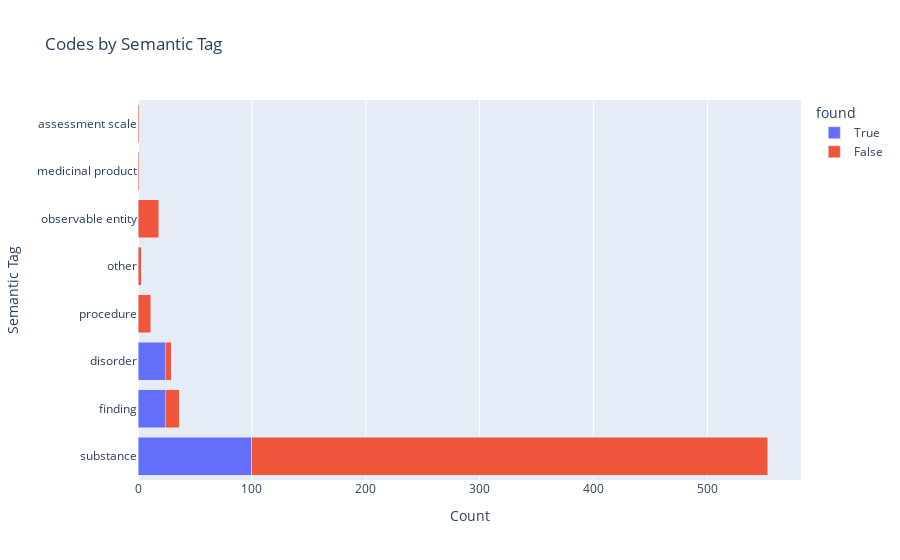

Source (notebook cell):
### Code cell
import plotly.express as px
fx = px.bar(aux,
            y='semantic_tag', x='count', color='found',
            orientation='h',
            barmode='stack',  # Add this line to stack the bars
            title='Codes by Semantic Tag',
            labels={'count': 'Count', 'semantic_tag': 'Semantic Tag'})
fx.show()

### Figure 1 — Plotly figure (JSON) as saved in the notebook; plotly's stock layout.template omitted (floating-point values rounded to 4 significant figures)
{"data": [{"alignmentgroup": "True", "hovertemplate": "found=True<br>Count=%{x}<br>Semantic Tag=%{y}<extra></extra>", "legendgroup": "True", "marker": {"color": "#636efa", "pattern": {"shape": ""}}, "name": "True", "offsetgroup": "True", "orientation": "h", "showlegend": true, "textposition": "auto", "type": "bar", "x": [100, 24, 24], "xaxis": "x", "y": ["substance", "finding", "disorder"], "yaxis": "y"}, {"alignmentgroup": "True", "hovertemplate": "found=False<br>Count=%{x}<br>Semantic Tag=%{y}<extra></extra>", "legendgroup": "False", "marker": {"color": "#EF553B", "pattern": {"shape": ""}}, "name": "False", "offsetgroup": "False", "orientation": "h", "showlegend": true, "textposition": "auto", "type": "bar", "x": [453, 11, 3, 18, 1, 12, 5, 1], "xaxis": "x", "y": ["substance", "procedure", "other", "observable entity", "medicinal product", "finding", "disorder", "assessment scale"], "yaxis": "y"}], "layout": {"barmode": "stack", "legend": {"title": {"text": "found"}, "tracegroupgap": 0}, "title": {"text": "Codes by Semantic Tag"}, "xaxis": {"anchor": "y", "domain": [0, 1], "title": {"text": "Count"}}, "yaxis": {"anchor": "x", "domain": [0, 1], "title": {"text": "Semantic Tag"}}}}
